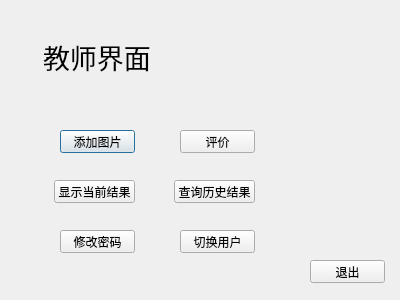
<?xml version="1.0" encoding="UTF-8"?>
<ui version="4.0">
 <class>teacher</class>
 <widget class="QDialog" name="teacher">
  <property name="geometry">
   <rect>
    <x>0</x>
    <y>0</y>
    <width>400</width>
    <height>300</height>
   </rect>
  </property>
  <property name="windowTitle">
   <string>Dialog</string>
  </property>
  <widget class="QPushButton" name="btn15">
   <property name="geometry">
    <rect>
     <x>60</x>
     <y>130</y>
     <width>75</width>
     <height>23</height>
    </rect>
   </property>
   <property name="text">
    <string>添加图片</string>
   </property>
  </widget>
  <widget class="QPushButton" name="btn16">
   <property name="geometry">
    <rect>
     <x>60</x>
     <y>230</y>
     <width>75</width>
     <height>23</height>
    </rect>
   </property>
   <property name="text">
    <string>修改密码</string>
   </property>
  </widget>
  <widget class="QPushButton" name="btn17">
   <property name="geometry">
    <rect>
     <x>180</x>
     <y>130</y>
     <width>75</width>
     <height>23</height>
    </rect>
   </property>
   <property name="text">
    <string>评价</string>
   </property>
  </widget>
  <widget class="QPushButton" name="btn18">
   <property name="geometry">
    <rect>
     <x>310</x>
     <y>260</y>
     <width>75</width>
     <height>23</height>
    </rect>
   </property>
   <property name="text">
    <string>退出</string>
   </property>
  </widget>
  <widget class="QLabel" name="label">
   <property name="geometry">
    <rect>
     <x>43</x>
     <y>41</y>
     <width>111</width>
     <height>31</height>
    </rect>
   </property>
   <property name="font">
    <font>
     <family>楷体</family>
     <pointsize>20</pointsize>
    </font>
   </property>
   <property name="text">
    <string>教师界面</string>
   </property>
  </widget>
  <widget class="QPushButton" name="pushButton">
   <property name="geometry">
    <rect>
     <x>180</x>
     <y>230</y>
     <width>75</width>
     <height>23</height>
    </rect>
   </property>
   <property name="text">
    <string>切换用户</string>
   </property>
  </widget>
  <widget class="QPushButton" name="pushButton_2">
   <property name="geometry">
    <rect>
     <x>54</x>
     <y>180</y>
     <width>81</width>
     <height>23</height>
    </rect>
   </property>
   <property name="text">
    <string>显示当前结果</string>
   </property>
  </widget>
  <widget class="QPushButton" name="pushButton_3">
   <property name="geometry">
    <rect>
     <x>174</x>
     <y>180</y>
     <width>81</width>
     <height>23</height>
    </rect>
   </property>
   <property name="text">
    <string>查询历史结果</string>
   </property>
  </widget>
 </widget>
 <resources/>
 <connections/>
</ui>
